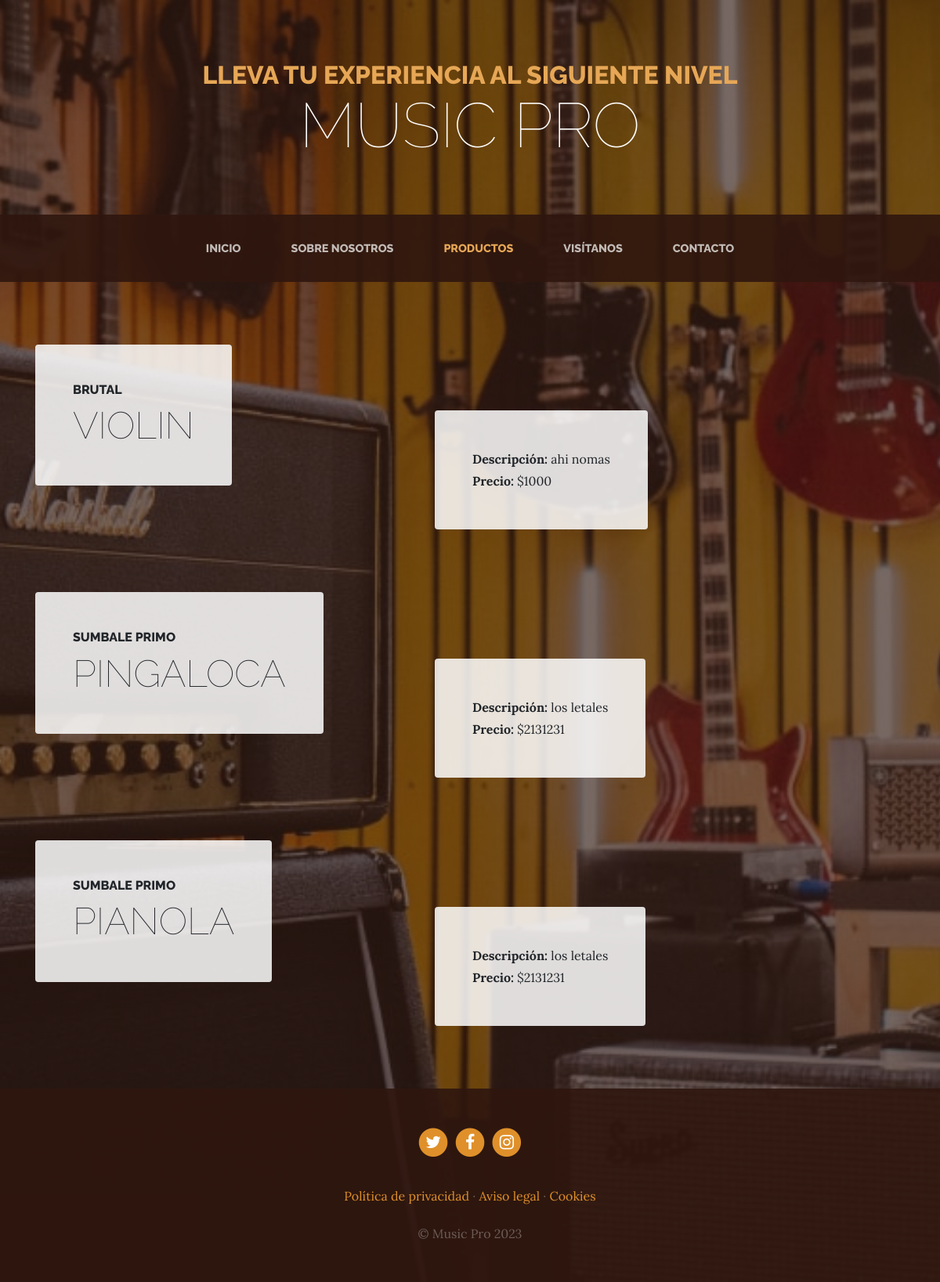
Screenshot of /products/ with the database file from the repository.
### services/models.py (models this page shows, shortened)
class Productos(models.Model):
    nom_producto = models.CharField(max_length=200, verbose_name='Titulo')
    subtitle = models.CharField(max_length=200, verbose_name='Subtitulo')
    descripcion = models.CharField(max_length=500,verbose_name='Contenido')
    image = models.ImageField(verbose_name='Imagen', upload_to='services')
    value = models.IntegerField(verbose_name='Valor')
    created = models.DateTimeField (auto_now_add=True, verbose_name='Fecha de creación')
    updated = models.DateTimeField (auto_now=True, verbose_name='Actualización')
    categoria = models.ForeignKey(Category, on_delete=models.CASCADE, related_name='Categoria')
    class Meta:
        verbose_name = "producto"
        verbose_name_plural = "productos"

### services/views.py (the view)
# urls.py: path('', views.products, name= "products"),
def products(request):
        products = Productos.objects.all()
        return render(request, "services/services.html",{'products':products})

### services/templates/services/services.html (shortened to what this page needs)
{% extends 'core/base.html' %}
{% load static %}
{% block content %}
{% for product in products %}
  <section class="page-section">
    <div class="container">
      <div class="product-item">
        <div class="product-item-title d-flex">
          <div class="bg-faded p-5 d-flex mr-auto rounded">
            <h2 class="section-heading mb-0">
              <span class="section-heading-upper">{{product.subtitle}}</span>
              <span class="section-heading-lower">{{product.nom_producto}}</span>
            </h2>
          </div>
        </div>
        <div class="product-item-description d-flex ml-auto">
          <div class="bg-faded p-5 rounded">
            <p class="mb-0"><strong>Descripción: </strong>{{product.descripcion}}</p>
            <p class="mb-0"><strong>Precio: </strong>${{product.value}}</p>
          </div>
        </div>
      </div>
    </div>
  </section>
{% endfor %}
{% endblock %}

### core/templates/core/base.html (shortened to what this page needs)
<!DOCTYPE html>
<html lang="es">
  <head>
    {% load static %}
    <link href="{% static 'core/vendor/bootstrap/css/bootstrap.min.css' %}" rel="stylesheet">
    <link href="{% static 'core/vendor/font-awesome/css/font-awesome.min.css' %}" rel="stylesheet" type="text/css">
    <link href="{% static 'core/css/business-casual.css' %}" rel="stylesheet">
  </head>
  <body>
    <h1 class="site-heading text-center text-white d-none d-lg-block">
      <span class="site-heading-upper text-primary mb-3">LLEVA TU EXPERIENCIA AL SIGUIENTE NIVEL</span>
      <span class="site-heading-lower">MUSIC PRO</span>
    </h1>
    <nav class="navbar navbar-expand-lg navbar-dark py-lg-4" id="mainNav">
      <div class="container">
        <div class="collapse navbar-collapse" id="navbarResponsive">
          <ul class="navbar-nav mx-auto">
            <li class="nav-item {% if request.path == '/' %}active{% endif %} px-lg-4">
              <a class="nav-link text-uppercase text-expanded" href="{% url 'home' %}">Inicio</a>
            </li>
            <li class="nav-item {% if request.path == '/about/' %}active{% endif %} px-lg-4">
              <a class="nav-link text-uppercase text-expanded" href="{% url 'about' %}">Sobre Nosotros</a>
            </li>
            <li class="nav-item {% if request.path == '/products/' %}active{% endif %} px-lg-4">
              <a class="nav-link text-uppercase text-expanded" href="{% url 'products' %}">Productos</a>
            </li>
            <li class="nav-item {% if request.path == '/store/' %}active{% endif %} px-lg-4">
              <a class="nav-link text-uppercase text-expanded" href="{% url 'store' %}">Visítanos</a>
            </li>
            <li class="nav-item {% if request.path == '/contact/' %}active{% endif %} px-lg-4">
              <a class="nav-link text-uppercase text-expanded" href="{% url 'contact' %}">Contacto</a>
            </li>
          </ul>
        </div>
      </div>
    </nav>
    {% block content %} {% endblock %}
    <footer class="footer text-faded text-center py-5">
      <div class="container">
        <p class="m-0">
	        <a href="#" class="link">
	          <span class="fa-stack fa-lg">
	            <i class="fa fa-circle fa-stack-2x"></i>
	            <i class="fa fa-twitter fa-stack-1x fa-inverse"></i>
	          </span>
	        </a>
	        <a href="#" class="link">
	          <span class="fa-stack fa-lg">
	            <i class="fa fa-circle fa-stack-2x"></i>
	            <i class="fa fa-facebook fa-stack-1x fa-inverse"></i>
	          </span>
	        </a>
	        <a href="#" class="link">
	          <span class="fa-stack fa-lg">
	            <i class="fa fa-circle fa-stack-2x"></i>
	            <i class="fa fa-instagram fa-stack-1x fa-inverse"></i>
	          </span>
	        </a>
	    </p>
        <p class="m-0 mbt">
        	<a href="sample.html" class="link">Política de privacidad</a> ·
        	<a href="sample.html" class="link">Aviso legal</a> ·
        	<a href="sample.html" class="link">Cookies</a>
		</p>
        <p class="m-0 mbt1">&copy; Music Pro 2023</p>
      </div>
	</footer>
  </body>
</html>

### core/static/core/css/business-casual.css (style rules this page uses)
body { font-family: 'Lora'; background: linear-gradient(rgba(47, 23, 15, 0.65), rgba(47, 23, 15, 0.65)), url("../img/bg.jpg"); background-attachment: fixed; background-position: center; background-size: cover; }
h1, h2, h3, h4, h5, h6 { font-family: 'Raleway'; }
p { line-height: 1.75; }
.text-faded { color: rgba(255, 255, 255, 0.3); }
.site-heading { margin-top: 5rem; margin-bottom: 5rem; text-transform: uppercase; line-height: 1; font-family: 'Raleway'; }
.site-heading .site-heading-upper { display: block; font-size: 2rem; font-weight: 800; }
.site-heading .site-heading-lower { font-size: 5rem; font-weight: 100; line-height: 4rem; }
.page-section { margin-top: 5rem; margin-bottom: 5rem; }
.section-heading { text-transform: uppercase; }
.section-heading .section-heading-upper { display: block; font-size: 1rem; font-weight: 800; padding-bottom:.5rem; }
.section-heading .section-heading-lower { display: block; font-size: 3rem; font-weight: 100; }
.bg-faded { background-color: rgba(255, 255, 255, 0.85); }
#mainNav { background-color: rgba(47, 23, 15, 0.9); font-family: 'Raleway'; }
#mainNav .navbar-nav .nav-item .nav-link { color: rgba(255, 255, 255, 0.7); font-weight: 800; }
#mainNav .navbar-nav .nav-item.active .nav-link { color: #e6a756; }
@media (min-width: 992px) { #mainNav .navbar-nav .nav-item .nav-link { font-size: 0.9rem; } }
@media (min-width: 992px) { .product-item .product-item-title { position: relative; z-index: 1; margin-bottom: -3rem; } }
@media (min-width: 992px) { .product-item .product-item-description { position: relative; z-index: 1; margin-top: -3rem; max-width: 50vw; } }
.footer { background-color: rgba(47, 23, 15, 0.9); }
.text-primary { color: #e6a756 !important; }
.mbt { padding-top: 2rem; }
.mbt1 { padding-top: 1.25rem; }
a.link { color: #df902a; }

### rows the page displays
Productos: subtitle "BRUTAL", nom_producto "VIOLIN", descripcion "ahi nomas", value "1000"
Productos: subtitle "SUMBALE PRIMO", nom_producto "PINGALOCA", descripcion "los letales", value "2131231"
Productos: subtitle "SUMBALE PRIMO", nom_producto "PIANOLA", descripcion "los letales", value "2131231"
